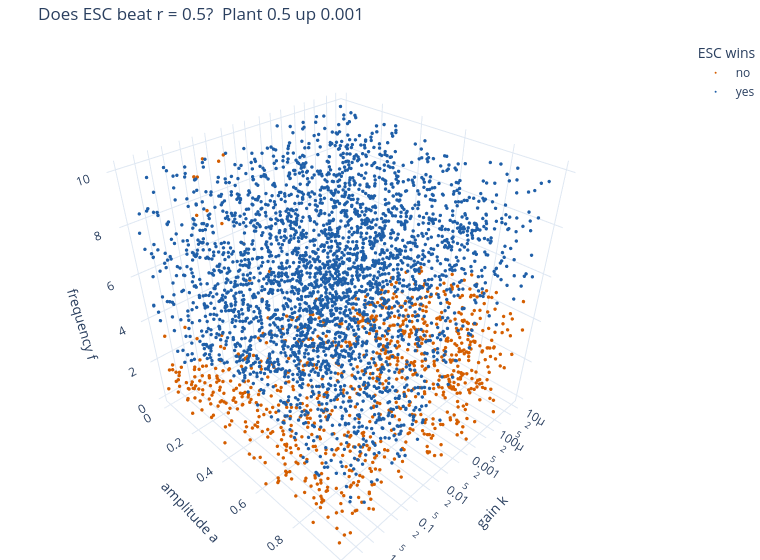
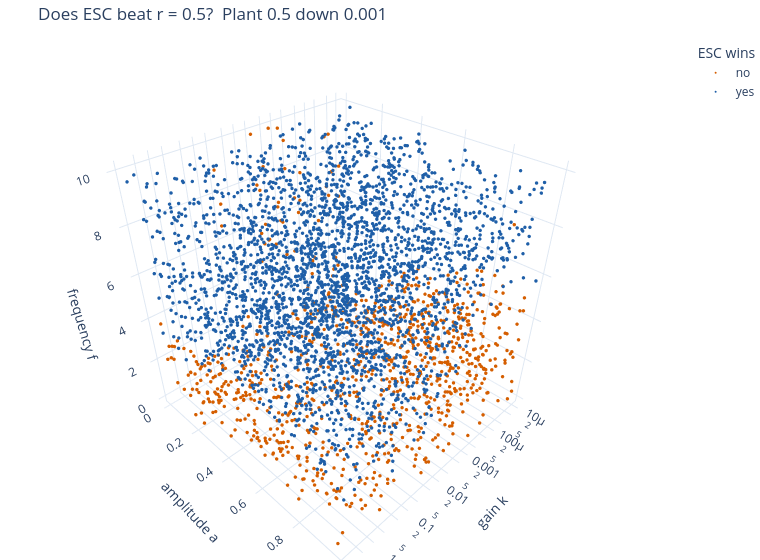
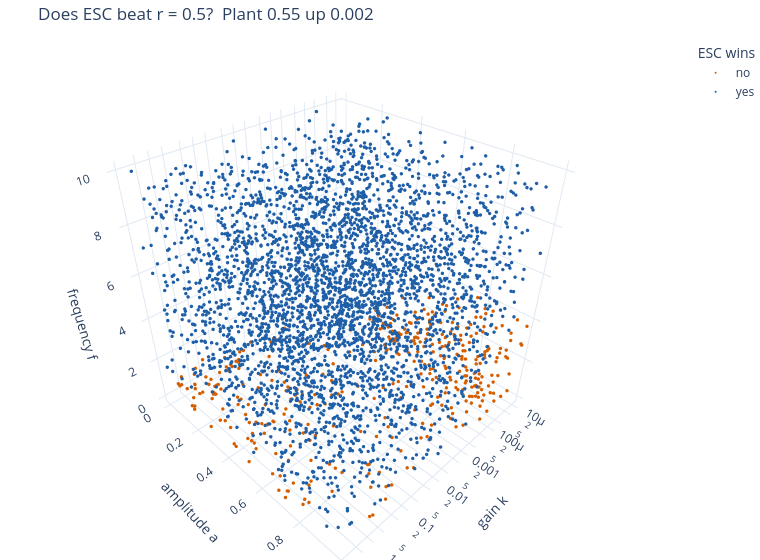
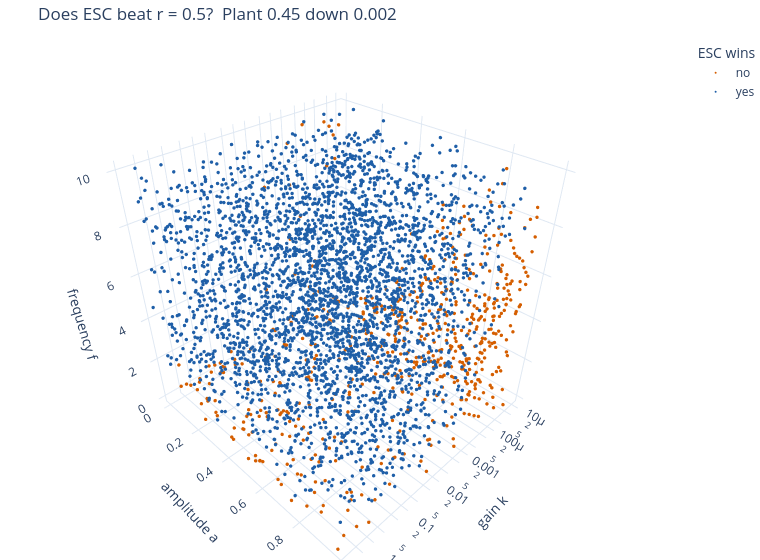

The notebook cell saved with these charts, in order:
### Markdown cell above
## 7. 3-D view

Where ESC beats the fixed ratio in ESC-parameter space, one interactive plot per plant (drag to rotate).
A random sample of 4,000 runs is drawn per plant.

### Code cell
for name, d in dfs.items():
    esc.scatter3d(d, 'choose_ESC', discrete=True, sample=4000, title=f'Does ESC beat r = 0.5?  Plant {name}').show()

### Figure 1 — Plotly figure (JSON) as saved in the notebook; plotly's stock layout.template omitted (floating-point values rounded to 4 significant figures; data arrays with more than 128 entries replaced by an {"elided": "..."} marker saying what was removed)
{"data": [{"hovertemplate": "ESC wins=no<br>gain k=%{x}<br>amplitude a=%{y}<br>frequency f=%{z}<extra></extra>", "legendgroup": "no", "marker": {"color": "#d55e00", "size": 2, "symbol": "circle"}, "mode": "markers", "name": "no", "scene": "scene", "showlegend": true, "type": "scatter3d", "x": {"elided": "914 float values"}, "y": {"elided": "914 float values"}, "z": {"elided": "914 float values"}}, {"hovertemplate": "ESC wins=yes<br>gain k=%{x}<br>amplitude a=%{y}<br>frequency f=%{z}<extra></extra>", "legendgroup": "yes", "marker": {"color": "#1f5fa8", "size": 2, "symbol": "circle"}, "mode": "markers", "name": "yes", "scene": "scene", "showlegend": true, "type": "scatter3d", "x": {"elided": "3086 float values"}, "y": {"elided": "3086 float values"}, "z": {"elided": "3086 float values"}}], "layout": {"height": 560, "legend": {"title": {"text": "ESC wins"}, "tracegroupgap": 0}, "margin": {"b": 0, "l": 0, "r": 0, "t": 40}, "scene": {"domain": {"x": [0.0, 1.0], "y": [0.0, 1.0]}, "xaxis": {"title": {"text": "gain k"}, "type": "log"}, "yaxis": {"title": {"text": "amplitude a"}}, "zaxis": {"title": {"text": "frequency f"}}}, "title": {"text": "Does ESC beat r = 0.5?  Plant 0.5 up 0.001"}, "width": 760}}

### Figure 2 — Plotly figure (JSON) as saved in the notebook; plotly's stock layout.template omitted (floating-point values rounded to 4 significant figures; data arrays with more than 128 entries replaced by an {"elided": "..."} marker saying what was removed)
{"data": [{"hovertemplate": "ESC wins=no<br>gain k=%{x}<br>amplitude a=%{y}<br>frequency f=%{z}<extra></extra>", "legendgroup": "no", "marker": {"color": "#d55e00", "size": 2, "symbol": "circle"}, "mode": "markers", "name": "no", "scene": "scene", "showlegend": true, "type": "scatter3d", "x": {"elided": "1017 float values"}, "y": {"elided": "1017 float values"}, "z": {"elided": "1017 float values"}}, {"hovertemplate": "ESC wins=yes<br>gain k=%{x}<br>amplitude a=%{y}<br>frequency f=%{z}<extra></extra>", "legendgroup": "yes", "marker": {"color": "#1f5fa8", "size": 2, "symbol": "circle"}, "mode": "markers", "name": "yes", "scene": "scene", "showlegend": true, "type": "scatter3d", "x": {"elided": "2983 float values"}, "y": {"elided": "2983 float values"}, "z": {"elided": "2983 float values"}}], "layout": {"height": 560, "legend": {"title": {"text": "ESC wins"}, "tracegroupgap": 0}, "margin": {"b": 0, "l": 0, "r": 0, "t": 40}, "scene": {"domain": {"x": [0.0, 1.0], "y": [0.0, 1.0]}, "xaxis": {"title": {"text": "gain k"}, "type": "log"}, "yaxis": {"title": {"text": "amplitude a"}}, "zaxis": {"title": {"text": "frequency f"}}}, "title": {"text": "Does ESC beat r = 0.5?  Plant 0.5 down 0.001"}, "width": 760}}

### Figure 3 — Plotly figure (JSON) as saved in the notebook; plotly's stock layout.template omitted (floating-point values rounded to 4 significant figures; data arrays with more than 128 entries replaced by an {"elided": "..."} marker saying what was removed)
{"data": [{"hovertemplate": "ESC wins=no<br>gain k=%{x}<br>amplitude a=%{y}<br>frequency f=%{z}<extra></extra>", "legendgroup": "no", "marker": {"color": "#d55e00", "size": 2, "symbol": "circle"}, "mode": "markers", "name": "no", "scene": "scene", "showlegend": true, "type": "scatter3d", "x": {"elided": "388 float values"}, "y": {"elided": "388 float values"}, "z": {"elided": "388 float values"}}, {"hovertemplate": "ESC wins=yes<br>gain k=%{x}<br>amplitude a=%{y}<br>frequency f=%{z}<extra></extra>", "legendgroup": "yes", "marker": {"color": "#1f5fa8", "size": 2, "symbol": "circle"}, "mode": "markers", "name": "yes", "scene": "scene", "showlegend": true, "type": "scatter3d", "x": {"elided": "3612 float values"}, "y": {"elided": "3612 float values"}, "z": {"elided": "3612 float values"}}], "layout": {"height": 560, "legend": {"title": {"text": "ESC wins"}, "tracegroupgap": 0}, "margin": {"b": 0, "l": 0, "r": 0, "t": 40}, "scene": {"domain": {"x": [0.0, 1.0], "y": [0.0, 1.0]}, "xaxis": {"title": {"text": "gain k"}, "type": "log"}, "yaxis": {"title": {"text": "amplitude a"}}, "zaxis": {"title": {"text": "frequency f"}}}, "title": {"text": "Does ESC beat r = 0.5?  Plant 0.55 up 0.002"}, "width": 760}}

### Figure 4 — Plotly figure (JSON) as saved in the notebook; plotly's stock layout.template omitted (floating-point values rounded to 4 significant figures; data arrays with more than 128 entries replaced by an {"elided": "..."} marker saying what was removed)
{"data": [{"hovertemplate": "ESC wins=no<br>gain k=%{x}<br>amplitude a=%{y}<br>frequency f=%{z}<extra></extra>", "legendgroup": "no", "marker": {"color": "#d55e00", "size": 2, "symbol": "circle"}, "mode": "markers", "name": "no", "scene": "scene", "showlegend": true, "type": "scatter3d", "x": {"elided": "597 float values"}, "y": {"elided": "597 float values"}, "z": {"elided": "597 float values"}}, {"hovertemplate": "ESC wins=yes<br>gain k=%{x}<br>amplitude a=%{y}<br>frequency f=%{z}<extra></extra>", "legendgroup": "yes", "marker": {"color": "#1f5fa8", "size": 2, "symbol": "circle"}, "mode": "markers", "name": "yes", "scene": "scene", "showlegend": true, "type": "scatter3d", "x": {"elided": "3403 float values"}, "y": {"elided": "3403 float values"}, "z": {"elided": "3403 float values"}}], "layout": {"height": 560, "legend": {"title": {"text": "ESC wins"}, "tracegroupgap": 0}, "margin": {"b": 0, "l": 0, "r": 0, "t": 40}, "scene": {"domain": {"x": [0.0, 1.0], "y": [0.0, 1.0]}, "xaxis": {"title": {"text": "gain k"}, "type": "log"}, "yaxis": {"title": {"text": "amplitude a"}}, "zaxis": {"title": {"text": "frequency f"}}}, "title": {"text": "Does ESC beat r = 0.5?  Plant 0.45 down 0.002"}, "width": 760}}
